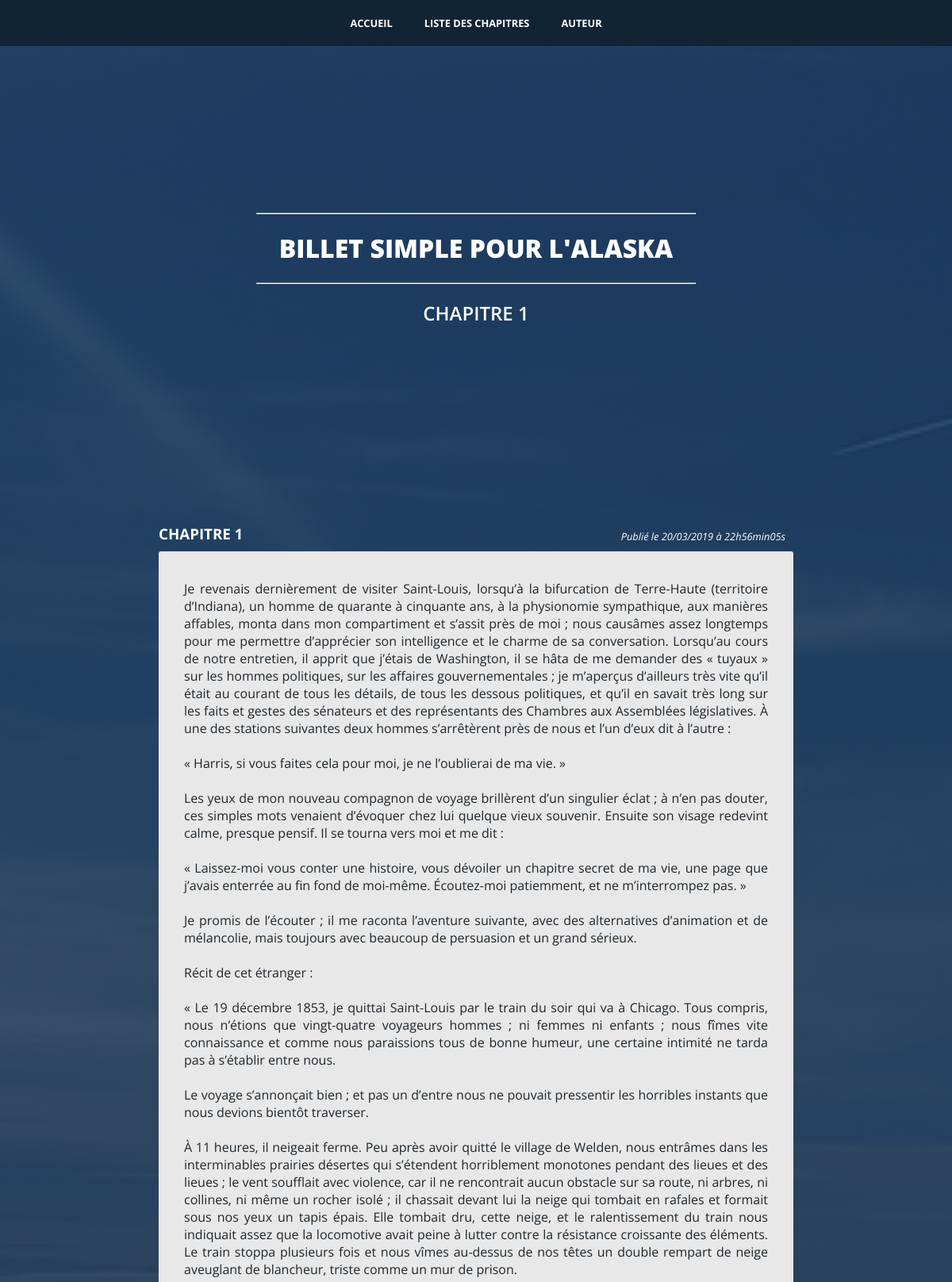
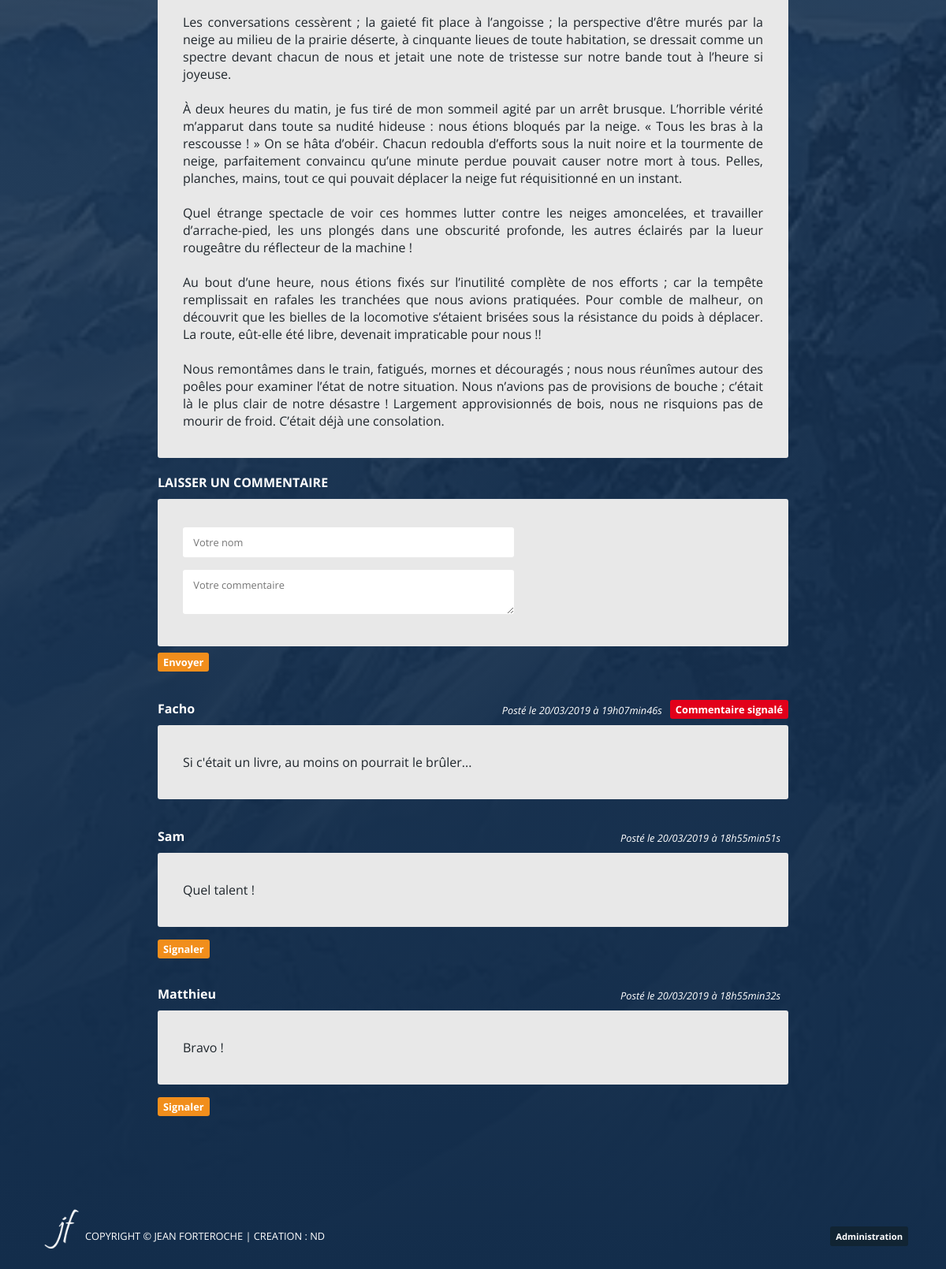
/chapitre-1.html, run on the app's committed database (2 pictures, top to bottom).
### tables this page shows
CREATE TABLE IF NOT EXISTS `posts` (
  `post_id` int(11) NOT NULL AUTO_INCREMENT,
  `title` varchar(255) NOT NULL,
  `content` text NOT NULL,
  `creation_date` datetime NOT NULL,
  `update_date` datetime DEFAULT NULL,
  PRIMARY KEY (`post_id`)
);

CREATE TABLE IF NOT EXISTS `comments` (
  `comment_id` int(11) NOT NULL AUTO_INCREMENT,
  `post_id` int(11) NOT NULL,
  `author` varchar(255) NOT NULL,
  `comment` text NOT NULL,
  `comment_date` datetime NOT NULL,
  `reporting` int(11) NOT NULL,
  PRIMARY KEY (`comment_id`)
);

### models/Model.php (called while the page is built, shortened)
<?php
abstract class Model
{
    protected static function dbConnect()
    {
        $db = new \PDO('mysql:host=localhost;dbname=db_forteroche;charset=utf8', 'root', '');
        return $db;
    }
}

### models/ModelPost.php (called while the page is built, shortened)
<?php
require_once("models/Model.php");
class ModelPost extends Model
{
    private $_db;
    public function __construct()
    {
        $this->_db = parent::dbConnect();
    }
    public function getPost($postId)
    {
        $postData = $this->_db->prepare('SELECT post_id, title, content, DATE_FORMAT(creation_date, \'%d/%m/%Y à %Hh%imin%ss\') AS creation_date_fr, DATE_FORMAT(update_date, \'%d/%m/%Y à %Hh%imin%ss\') AS update_date_fr FROM posts WHERE post_id = ?');
        $postData->execute(array($postId));
        $post = $postData->fetch();
        return $post;
    }
}

### models/ModelComment.php (called while the page is built, shortened)
<?php
require_once("models/Model.php");
class ModelComment extends Model
{
    private $_db;
    public function __construct()
    {
        $this->_db = parent::dbConnect();
    }
    public function getComments($postId)
    {
        $commentsData = $this->_db->prepare('SELECT comment_id, post_id, author, comment, DATE_FORMAT(comment_date, \'%d/%m/%Y à %Hh%imin%ss\') AS comment_date_fr, reporting FROM comments WHERE post_id = ? ORDER BY comment_date DESC');
        $commentsData->execute(array($postId));
        return $commentsData;
    }
}

### views/frontend/viewPost.php (the view, shortened to what this page needs)
<?php
$title = htmlspecialchars($post['title']);
    ?>
    <div class="flex">
        <h3><?= htmlspecialchars($post['title']) ?></h3>
        <p class="date">
            <em>Publié le <?= $post['creation_date_fr'] ?></em>
        </p>
    </div>
    <div class="bloc">
        <p><?= preg_replace('#(http|https)://[a-z0-9._/\-=?&;]+#i', '<a href="$0" target="_blank">$0</a>', $post['content']) ?></p>
    </div>
    <h4>LAISSER UN COMMENTAIRE</h4>
    <form action="index.php?action=addComment&amp;postId=<?= $post['post_id'] ?>" method="post">
        <div class="bloc">
            <p><input type="text" id="author" name="author" placeholder=" Votre nom"></p>
            <p><textarea id="comment" name="comment" cols="50" placeholder=" Votre commentaire"></textarea></p>
        </div>
        <p class="buttonArea"><input class="button" type="submit" value="Envoyer"></p>
    </form>
    <?php
    while ($comment = $commentsData->fetch()) {
        ?>
        <div class="flex">
            <h4><?= htmlspecialchars($comment['author']) ?></h4>
            <div class="flex">
                <p class="date"><em>Posté le <?= $comment['comment_date_fr'] ?></em></p>
                <?php
                if ($comment['reporting'] == 1) {
                    ?>
                    <p class="reportingInfo">Commentaire signalé</p>
                    <?php
                }
                ?>
            </div>
        </div>
        <div class="bloc">
            <p>
                <?= preg_replace('#(http|https)://[a-z0-9._/\-=?&;]+#i', '<a href="$0" target="_blank">$0</a>', nl2br(htmlspecialchars($comment['comment']))) ?>
            </p>
        </div>
        <p>
            <?php
            if ($comment['reporting'] != 1) {
                ?>
                <p class="buttonArea"><a class="button" href="index.php?action=reportComment&amp;commentId=<?= $comment['comment_id'] ?>&amp;postId=<?= $comment['post_id'] ?>">Signaler</a></p>
                <?php
            }
            ?>
        </p>
        <?php
    }
$content = ob_get_clean();
require('template.php');
?>

### views/frontend/template.php (shortened to what this page needs)
<!DOCTYPE html>
<html lang="fr">
    <head>
        <link rel="stylesheet" href="https://use.fontawesome.com/releases/v5.7.2/css/all.css">
        <link rel="stylesheet" href="public/css/style.css">
    </head>
    <body>
        <header>
            <nav>
                <ul id="ulFrontEnd">
                    <li><a href="accueil.html">ACCUEIL</a></li>
                    <li><a href="chapitres.html">LISTE DES CHAPITRES</a></li>
                    <li><a href="auteur.html">AUTEUR</a></li>
                </ul>
            </nav>
            <hr>
            <h1>BILLET SIMPLE POUR L'ALASKA</h1>
            <hr>
            <h2><?= $title ?></h2>
        </header>
        <section >
        	<?= $content ?>
        </section>
        <footer class="flex footerFrontEnd">
            <div class="flex footerFrontEnd">
                <img class="logo" src="public/images/logo.png" alt="initiales de Jean Forteroche">
                <p>COPYRIGHT © JEAN FORTEROCHE | CREATION : ND</p>
            </div>
            <p><a class="button" href="administration.html">Administration</a></p>
        </footer>
    </body>
</html>

### public/css/style.css (style rules this page uses)
body { margin: 0 4%; background: linear-gradient(to top, rgba(19,45,75,1), rgba(19,45,75,0.7)), url("../images/himalayas.jpg") fixed top center; background-size: cover; font-family: 'Open Sans', sans-serif; text-align: justify; color: white; }
header { height: 330px; padding: 260px 0 50px 0; }
nav { position: fixed; top: 0; z-index: 2; width: 100%; margin: 0 -4%; }
nav ul { display: flex; justify-content: center; align-items: center; list-style-type: none; margin: 0; padding: 0; background-color: #112433; }
nav a { display: block; box-sizing: border-box; height: 100%; padding: 20px; font-size: 0.8rem; font-weight: bold; color: white; text-align: center; text-decoration: none; }
h1, h2 { text-align: center; text-transform: uppercase; }
h1 { font-weight: 800; }
h2 { font-weight: 600; }
hr { width: 50%; color: white; }
h3, h4 { margin: 20px 10px 10px 0; }
section { max-width: 800px; margin: auto; }
.flex { display: flex; justify-content: space-between; align-items: flex-end; flex-wrap: wrap; }
.bloc { padding: 20px 4%; background-color: #e8e8e8; color: #1f262c; border-radius: 3px; }
.date { font-size: 0.8rem; margin: 0 10px 10px 0; }
input, textarea { width: 92%; max-width: 400px; padding: 10px; border: none; border-radius: 3px; font-family: 'Open Sans', sans-serif; font-size: 0.8rem; }
.buttonArea { padding-top: 0; margin-top: 8px; }
.button, .reportingInfo { width: auto; padding: 3px 7px; background-color: #f18e1c; border: none; border-radius: 3px; color: white; font-weight: bold; font-size: 0.8rem; text-decoration: none; }
.reportingInfo { background-color: #e2001a; margin: 0 0 8px 0; }
footer { padding: 100px 0px 20px 0px; font-size: 0.8rem; text-align: center; }
footer .button { padding: 5px 7px; background-color: #112433; font-size: 0.7rem; }
.logo { width: auto; height: 60px; }

### data on the page
posts: title "CHAPITRE 1", content "Je revenais dernièrement de visiter Saint-Louis, lorsqu’à la bifurcation de Terre-Haute (territoire d’Indiana), un homme de quarante à cinquante ans, à la physionomie sympathique, aux manières affables, monta dans mon compartiment et s’assit près de moi ; nous causâmes assez longtemps pour me permettre d’apprécier son intelligence et le charme de sa conversation. Lorsqu’au cours de notre entretien, il apprit que j’étais de Washington, il se hâta de me demander des « tuyaux » sur les hommes politiques, sur les affaires gouvernementales ; je m’aperçus d’ailleurs très vite qu’il était au courant de tous les détails, de tous les dessous politiques, et qu’il en savait très long sur les faits et…"
comments: author "Facho", comment_date_fr "20/03/2019 à 19h07min46s", reporting "Commentaire signalé", comment "Si c'était un livre, au moins on pourrait le brûler..."
comments: author "Sam", comment_date_fr "20/03/2019 à 18h55min51s", comment "Quel talent !"
comments: author "Matthieu", comment_date_fr "20/03/2019 à 18h55min32s", comment "Bravo !"

### other printed values
$post['creation_date_fr'] "20/03/2019 à 22h56min05s"
